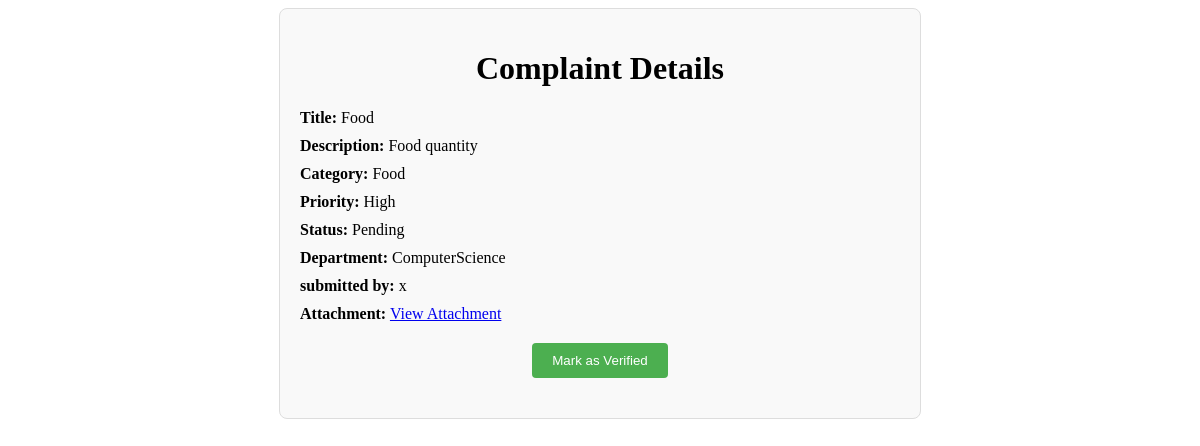
The app's page /view_complaint/10/ (signed in) with its own data.
### My_App/models.py (models this page shows, shortened)
class Complaint(models.Model):
    user = models.ForeignKey(Signin, on_delete=models.CASCADE)
    title = models.CharField(max_length=100)
    description = models.TextField()
    category = models.ForeignKey(Category, on_delete=models.CASCADE)
    priority = models.CharField(max_length=20)
    department = models.ForeignKey(Department, on_delete=models.CASCADE)
    assigned_to = models.CharField(max_length=50)
    attachment = models.FileField(upload_to="attachments/attachments", null=True, blank=True)
    created_at = models.DateTimeField(default=now)
    status = models.CharField(max_length=20, default='Pending')

class Category(models.Model):
    name = models.CharField(max_length=50, unique=True)

class Department(models.Model):
    name = models.CharField(max_length=50, unique=True)

class Signin(models.Model):
    Name = models.CharField(max_length=50)
    Email = models.CharField(max_length=50)
    Username = models.CharField(max_length=20)
    Password = models.CharField(max_length=30)
    is_admin = models.BooleanField(default=False)
    is_super_admin = models.BooleanField(default=False)
    department = models.ForeignKey(Department, on_delete=models.SET_NULL, null=True, blank=True)

### My_App/views.py (the view, shortened to what this page needs)
# urls.py: path('view_complaint/<int:complaint_id>/', views.view_complaint, name='view_complaint'),
@login_required
def view_complaint(request, complaint_id):
    complaint = get_object_or_404(Complaint, id=complaint_id)
    submitted_by = complaint.user
    return render(request, 'view_complaint.html', {'complaint': complaint, 'submitted_by': submitted_by})

### templates/view_complaint.html (shortened to what this page needs)
{% block content %}
<body>
<div class="view-complaint">
    <h1>Complaint Details</h1>
    <p><strong>Title:</strong> {{ complaint.title }}</p>
    <p><strong>Description:</strong> {{ complaint.description }}</p>
    <p><strong>Category:</strong> {{ complaint.category.name }}</p>
    <p><strong>Priority:</strong> {{ complaint.priority }}</p>
    <p><strong>Status:</strong> {{ complaint.status }}</p>
    <p><strong>Department:</strong> {{ complaint.department.name }}</p>
    <p><strong> submitted by:</strong> {{ submitted_by.Name }}</p>
    {% if complaint.attachment %}
    <p><strong>Attachment:</strong> <a href="{{ complaint.attachment.url }}" target="_blank">View Attachment</a></p>
    {% endif %}
    <form method="POST">
        <button type="submit" class="status-button">Mark as Verified</button>
    </form>
</div>
</body>
{% endblock %}

### templates/view_complaint.html (style rules this page uses)
.view-complaint { max-width: 600px; margin: auto; padding: 20px; background-color: #f9f9f9; border: 1px solid #ddd; border-radius: 8px; }
h1 { text-align: center; }
p { margin: 10px 0; }
.status-button { display: block; margin: 20px auto; padding: 10px 20px; background-color: #4CAF50; color: white; border: none; border-radius: 4px; cursor: pointer; }

### records on screen
Complaint: title "Food", description "Food quantity", category.name "Food", priority "High", status "Pending", department.name "ComputerScience"
Signin: Name "x"
